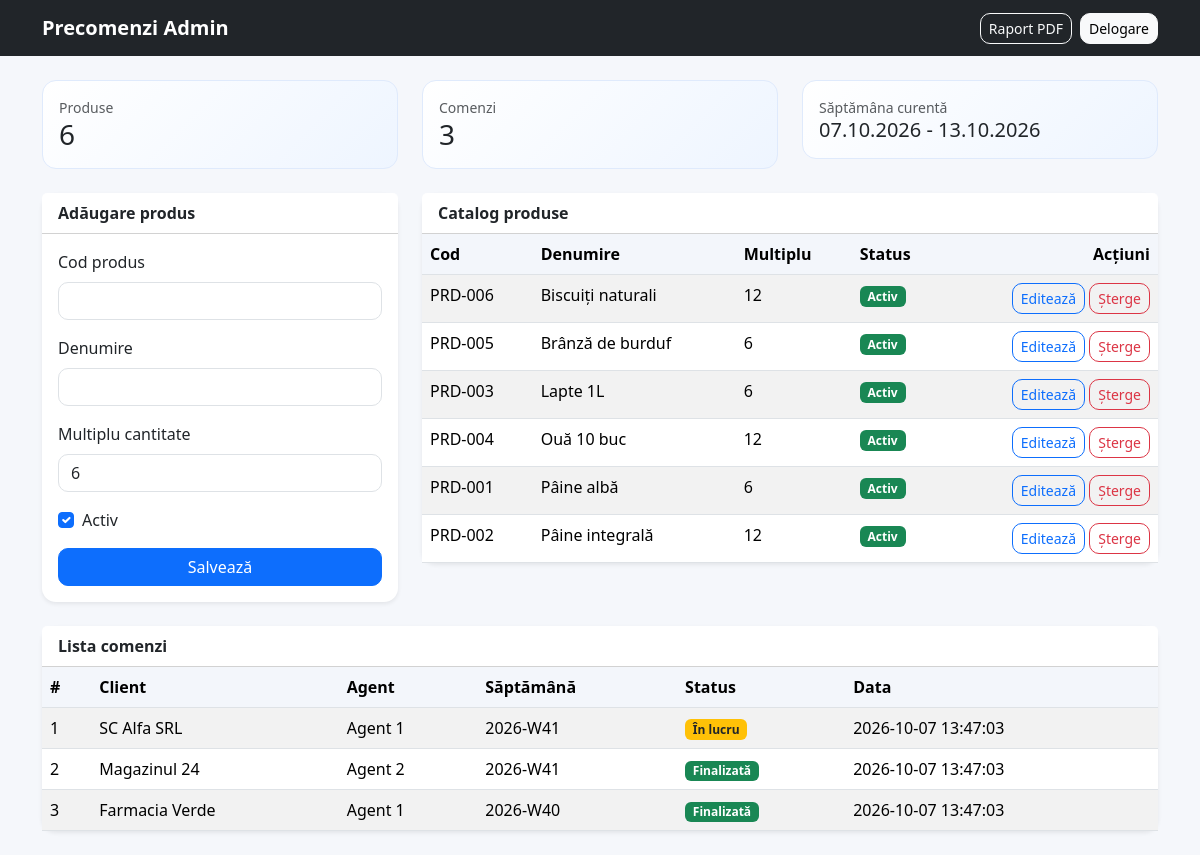
Page /admin/index.php (signed in) on the committed database.
### tables this page shows
CREATE TABLE produse (
    id INT AUTO_INCREMENT PRIMARY KEY,
    cod_produs VARCHAR(100) NOT NULL UNIQUE,
    denumire VARCHAR(200) NOT NULL,
    multiplu_cantitate INT NOT NULL DEFAULT 1,
    activ BOOLEAN NOT NULL DEFAULT TRUE
);

CREATE TABLE comenzi (
    id INT AUTO_INCREMENT PRIMARY KEY,
    client_id INT NOT NULL,
    agent_id INT NOT NULL,
    data_comanda DATETIME NOT NULL DEFAULT CURRENT_TIMESTAMP,
    saptamana_an VARCHAR(20) NOT NULL,
    status ENUM('in_lucru', 'finalizata') NOT NULL DEFAULT 'in_lucru',
    CONSTRAINT fk_comenzi_client FOREIGN KEY (client_id) REFERENCES clienti(id) ON DELETE RESTRICT ON UPDATE CASCADE,
    CONSTRAINT fk_comenzi_agent FOREIGN KEY (agent_id) REFERENCES utilizatori(id) ON DELETE RESTRICT ON UPDATE CASCADE
);

CREATE TABLE clienti (
    id INT AUTO_INCREMENT PRIMARY KEY,
    nume_client VARCHAR(150) NOT NULL,
    cod_fiscal VARCHAR(50) NOT NULL,
    adresa TEXT NOT NULL,
    agent_id INT NOT NULL,
    data_creare TIMESTAMP DEFAULT CURRENT_TIMESTAMP,
    CONSTRAINT fk_clienti_agent FOREIGN KEY (agent_id) REFERENCES utilizatori(id) ON DELETE RESTRICT ON UPDATE CASCADE
);

CREATE TABLE utilizatori (
    id INT AUTO_INCREMENT PRIMARY KEY,
    nume VARCHAR(150) NOT NULL,
    email VARCHAR(150) NOT NULL UNIQUE,
    parola_hash VARCHAR(255) NOT NULL,
    rol ENUM('admin', 'agent') NOT NULL,
    data_creare TIMESTAMP DEFAULT CURRENT_TIMESTAMP
);

### includes/db.php (called while the page is built, shortened)
<?php
function e(string $value): string
{
    return htmlspecialchars($value, ENT_QUOTES, 'UTF-8');
}
function currentOrderWindow(): array
{
    $now = new DateTimeImmutable('now');
    $weekday = (int)$now->format('N');
    $daysBack = 0;
    if ($weekday < 3) {
        $daysBack = $weekday + 4;
    } else {
        $daysBack = $weekday - 3;
    }
    $start = (new DateTimeImmutable($now->format('Y-m-d 00:00:00')))->modify('-' . $daysBack . ' days');
    $end = $start->modify('+6 days 12 hours');
    return [
        'start' => $start,
        'end' => $end,
        'label' => $start->format('d.m.Y') . ' - ' . $end->format('d.m.Y'),
        'week' => $start->format('o-\WW'),
    ];
}

### public/admin/index.php (the view, shortened to what this page needs)
<?php
require_once __DIR__ . '/../includes/db.php';
$pdo = db();
$productList = $pdo->query('SELECT * FROM produse ORDER BY activ DESC, denumire ASC')->fetchAll();
$orderList = $pdo->query('SELECT c.*, cl.nume_client, u.nume AS agent_nume FROM comenzi c LEFT JOIN clienti cl ON cl.id = c.client_id LEFT JOIN utilizatori u ON u.id = c.agent_id ORDER BY c.data_comanda DESC LIMIT 50')->fetchAll();
$selectedProduct = null;
?>
<!DOCTYPE html>
<html lang="ro">
<head>
    <link href="https://cdn.jsdelivr.net/npm/bootstrap@5.3.3/dist/css/bootstrap.min.css" rel="stylesheet">
    <link rel="stylesheet" href="../assets/styles.css">
</head>
<body>
    <nav class="navbar navbar-expand-lg navbar-dark bg-dark">
        <div class="container">
            <a class="navbar-brand" href="#">Precomenzi Admin</a>
            <div class="ms-auto d-flex gap-2">
                <a class="btn btn-outline-light btn-sm" href="../pdf/report.php">Raport PDF</a>
                <a class="btn btn-light btn-sm" href="../logout.php">Delogare</a>
            </div>
        </div>
    </nav>
    <main class="container py-4">
        <div class="row g-4 mb-4">
            <div class="col-md-4">
                <div class="summary-box">
                    <div class="text-muted small">Produse</div>
                    <h3 class="mb-0"><?= count($productList); ?></h3>
                </div>
            </div>
            <div class="col-md-4">
                <div class="summary-box">
                    <div class="text-muted small">Comenzi</div>
                    <h3 class="mb-0"><?= count($orderList); ?></h3>
                </div>
            </div>
            <div class="col-md-4">
                <div class="summary-box">
                    <div class="text-muted small">Săptămâna curentă</div>
                    <h5 class="mb-0"><?= currentOrderWindow()['label']; ?></h5>
                </div>
            </div>
        </div>
        <div class="row g-4">
            <div class="col-lg-4">
                <div class="card shadow-sm border-0 h-100">
                    <div class="card-header bg-white"><strong><?= $selectedProduct ? 'Editare produs' : 'Adăugare produs'; ?></strong></div>
                    <div class="card-body">
                        <form method="post">
                            <div class="mb-3">
                                <label class="form-label">Cod produs</label>
                                <input type="text" class="form-control" name="cod_produs" value="<?= e($selectedProduct['cod_produs'] ?? ''); ?>" required>
                            </div>
                            <div class="mb-3">
                                <label class="form-label">Denumire</label>
                                <input type="text" class="form-control" name="denumire" value="<?= e($selectedProduct['denumire'] ?? ''); ?>" required>
                            </div>
                            <div class="mb-3">
                                <label class="form-label">Multiplu cantitate</label>
                                <input type="number" class="form-control" min="1" name="multiplu_cantitate" value="<?= (int)($selectedProduct['multiplu_cantitate'] ?? 6); ?>" required>
                            </div>
                            <div class="mb-3 form-check">
                                <input class="form-check-input" type="checkbox" id="activ" name="activ" <?= (!empty($selectedProduct['activ']) || empty($selectedProduct)) ? 'checked' : ''; ?>>
                                <label class="form-check-label" for="activ">Activ</label>
                            </div>
                            <button type="submit" class="btn btn-primary w-100">Salvează</button>
                        </form>
                    </div>
                </div>
            </div>
            <div class="col-lg-8">
                <div class="card shadow-sm border-0">
                    <div class="card-header bg-white d-flex justify-content-between align-items-center">
                        <strong>Catalog produse</strong>
                    </div>
                    <div class="table-responsive">
                        <table class="table table-striped mb-0">
                            <thead>
                            <tr>
                                <th>Cod</th>
                                <th>Denumire</th>
                                <th>Multiplu</th>
                                <th>Status</th>
                                <th class="text-end">Acțiuni</th>
                            </tr>
                            </thead>
                            <tbody>
                            <?php foreach ($productList as $product): ?>
                                <tr>
                                    <td><?= e($product['cod_produs']); ?></td>
                                    <td><?= e($product['denumire']); ?></td>
                                    <td><?= (int)$product['multiplu_cantitate']; ?></td>
                                    <td>
                                        <?php if ((int)$product['activ'] === 1): ?>
                                            <span class="badge bg-success">Activ</span>
                                        <?php else: ?>
                                            <span class="badge bg-secondary">Inactiv</span>
                                        <?php endif; ?>
                                    </td>
                                    <td class="text-end">
                                        <a href="index.php?edit_product=<?= (int)$product['id']; ?>" class="btn btn-sm btn-outline-primary">Editează</a>
                                        <a href="index.php?delete_product=<?= (int)$product['id']; ?>" onclick="return confirm('Ștergi produsul?');" class="btn btn-sm btn-outline-danger">Șterge</a>
                                    </td>
                                </tr>
                            <?php endforeach; ?>
                            </tbody>
                        </table>
                    </div>
                </div>
            </div>
        </div>
        <div class="card shadow-sm border-0 mt-4">
            <div class="card-header bg-white"><strong>Lista comenzi</strong></div>
            <div class="table-responsive">
                <table class="table table-striped mb-0">
                    <thead>
                    <tr>
                        <th>#</th>
                        <th>Client</th>
                        <th>Agent</th>
                        <th>Săptămână</th>
                        <th>Status</th>
                        <th>Data</th>
                    </tr>
                    </thead>
                    <tbody>
                    <?php foreach ($orderList as $order): ?>
                        <tr>
                            <td><?= (int)$order['id']; ?></td>
                            <td><?= e($order['nume_client'] ?? '-'); ?></td>
                            <td><?= e($order['agent_nume'] ?? '-'); ?></td>
                            <td><?= e($order['saptamana_an']); ?></td>
                            <td>
                                <?php if ($order['status'] === 'finalizata'): ?>
                                    <span class="badge bg-success">Finalizată</span>
                                <?php else: ?>
                                    <span class="badge bg-warning text-dark">În lucru</span>
                                <?php endif; ?>
                            </td>
                            <td><?= e($order['data_comanda']); ?></td>
                        </tr>
                    <?php endforeach; ?>
                    </tbody>
                </table>
            </div>
        </div>
    </main>
</body>
</html>

### public/assets/styles.css (style rules this page uses)
:root { --primary: #0d6efd; --soft: #eef5ff; --success: #198754; --warning: #ffc107; }
body { background: #f5f7fb; font-family: 'Segoe UI', sans-serif; }
.navbar-brand { font-weight: 700; }
.card { border-radius: 14px; }
.table thead th { background: #f3f6fb; }
.summary-box { background: linear-gradient(135deg, #ffffff, var(--soft)); border: 1px solid #dfeafc; border-radius: 14px; padding: 1rem; }
.btn { border-radius: 10px; }
.form-control, .form-select { border-radius: 10px; }

### rows in the picture
produse: cod_produs "PRD-006", denumire "Biscuiți naturali", multiplu_cantitate "12", activ "Activ"
produse: cod_produs "PRD-005", denumire "Brânză de burduf", multiplu_cantitate "6", activ "Activ"
produse: cod_produs "PRD-003", denumire "Lapte 1L", multiplu_cantitate "6", activ "Activ"
produse: cod_produs "PRD-004", denumire "Ouă 10 buc", multiplu_cantitate "12", activ "Activ"
produse: cod_produs "PRD-001", denumire "Pâine albă", multiplu_cantitate "6", activ "Activ"
produse: cod_produs "PRD-002", denumire "Pâine integrală", multiplu_cantitate "12", activ "Activ"
comenzi: id "1", client.nume_client "SC Alfa SRL", agent.nume "Agent 1", saptamana_an "2026-W41", status "În lucru", data_comanda "2026-10-07 13:47:03"
comenzi: id "2", client.nume_client "Magazinul 24", agent.nume "Agent 2", saptamana_an "2026-W41", status "Finalizată", data_comanda "2026-10-07 13:47:03"
comenzi: id "3", client.nume_client "Farmacia Verde", agent.nume "Agent 1", saptamana_an "2026-W40", status "Finalizată", data_comanda "2026-10-07 13:47:03"

### other values in the picture
count($productList) "6"
count($orderList) "3"
currentOrderWindow()['label'] "07.10.2026 - 13.10.2026"
